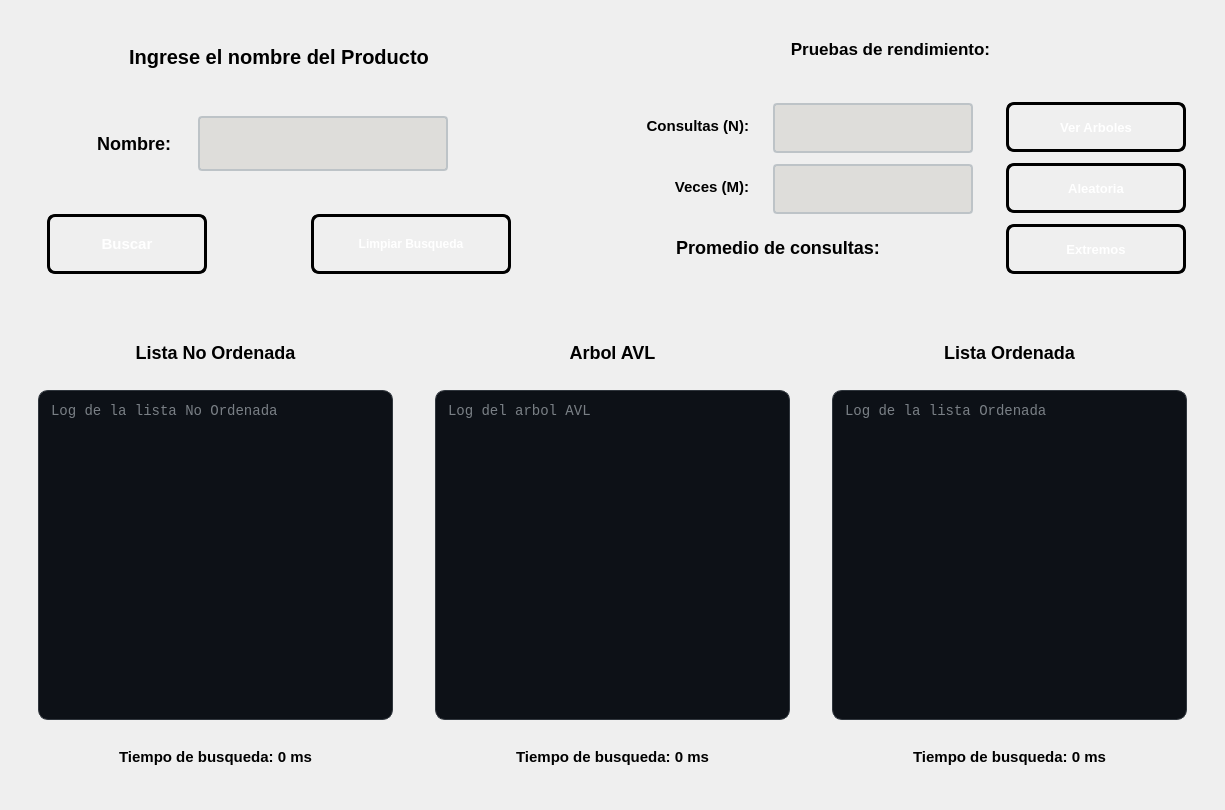
<?xml version="1.0" encoding="UTF-8"?>
<ui version="4.0">
 <class>PantallaBuscarPorNombre</class>
 <widget class="QWidget" name="PantallaBuscarPorNombre">
  <property name="geometry">
   <rect>
    <x>0</x>
    <y>0</y>
    <width>1225</width>
    <height>810</height>
   </rect>
  </property>
  <property name="windowTitle">
   <string>Form</string>
  </property>
  <layout class="QVBoxLayout" name="verticalLayout">
   <item>
    <widget class="QWidget" name="widget_3" native="true">
     <property name="minimumSize">
      <size>
       <width>550</width>
       <height>300</height>
      </size>
     </property>
     <layout class="QHBoxLayout" name="horizontalLayout">
      <item>
       <widget class="QWidget" name="widget_2" native="true">
        <property name="minimumSize">
         <size>
          <width>550</width>
          <height>290</height>
         </size>
        </property>
        <property name="maximumSize">
         <size>
          <width>16777215</width>
          <height>290</height>
         </size>
        </property>
        <layout class="QVBoxLayout" name="verticalLayout_2">
         <item>
          <widget class="QLabel" name="labelEntrada">
           <property name="minimumSize">
            <size>
             <width>500</width>
             <height>50</height>
            </size>
           </property>
           <property name="maximumSize">
            <size>
             <width>500</width>
             <height>50</height>
            </size>
           </property>
           <property name="styleSheet">
            <string notr="true">QLabel#labelEntrada {        
 
    color: qlineargradient(x1:0, y1:0, x2:1, y2:1, 
	stop:0 rgb(0, 0, 0), 
	stop:1 rgb(77, 5, 57));

  	 font-size: 20px;
    font-weight: bold;
    font-family: &quot;Segoe UI&quot;, Arial;
    
    background: transparent;
    padding: 2px;
    margin-bottom: 5px;
}

</string>
           </property>
           <property name="text">
            <string>Ingrese el nombre del Producto</string>
           </property>
           <property name="alignment">
            <set>Qt::AlignmentFlag::AlignCenter</set>
           </property>
          </widget>
         </item>
         <item>
          <widget class="QWidget" name="widget_16" native="true">
           <property name="minimumSize">
            <size>
             <width>500</width>
             <height>200</height>
            </size>
           </property>
           <property name="maximumSize">
            <size>
             <width>500</width>
             <height>200</height>
            </size>
           </property>
           <layout class="QVBoxLayout" name="verticalLayout_3">
            <item>
             <widget class="QWidget" name="widget_4" native="true">
              <property name="minimumSize">
               <size>
                <width>500</width>
                <height>90</height>
               </size>
              </property>
              <property name="maximumSize">
               <size>
                <width>500</width>
                <height>90</height>
               </size>
              </property>
              <widget class="QLabel" name="labelNombre">
               <property name="geometry">
                <rect>
                 <x>10</x>
                 <y>10</y>
                 <width>130</width>
                 <height>60</height>
                </rect>
               </property>
               <property name="minimumSize">
                <size>
                 <width>130</width>
                 <height>60</height>
                </size>
               </property>
               <property name="styleSheet">
                <string notr="true">QLabel#labelNombre {        
 
    color: qlineargradient(x1:0, y1:0, x2:1, y2:1, 
	stop:0 rgb(0, 0, 0), 
	stop:1 rgb(8, 2, 48));

  	 font-size: 18px;
    font-weight: bold;
    font-family: &quot;Segoe UI&quot;, Arial;
    
    background: transparent;
    padding: 2px;
    margin-bottom: 5px;
}

</string>
               </property>
               <property name="text">
                <string>Nombre:</string>
               </property>
               <property name="alignment">
                <set>Qt::AlignmentFlag::AlignRight|Qt::AlignmentFlag::AlignTrailing|Qt::AlignmentFlag::AlignVCenter</set>
               </property>
              </widget>
              <widget class="QLineEdit" name="textNombre">
               <property name="geometry">
                <rect>
                 <x>160</x>
                 <y>10</y>
                 <width>250</width>
                 <height>55</height>
                </rect>
               </property>
               <property name="minimumSize">
                <size>
                 <width>250</width>
                 <height>55</height>
                </size>
               </property>
               <property name="styleSheet">
                <string notr="true">QLineEdit#textNombre {
    border: 2px solid #bdc3c7;
    border-radius: 4px;
    padding: 5px 10px;
    background-color: rgb(222, 221, 218);
	font-size: 15px;
    color: black;
    selection-background-color: #3498db;
}

QLineEdit#textNombre:focus {
    border: 2px solid #3498db;
    background-color: #ffffff;
}

QLineEdit#textNombre:disabled {
    background-color: rgba(0, 0, 0, 50);
    color: rgba(255, 255, 255, 60);      
    border: 1px dashed rgba(255, 255, 255, 30); 
}</string>
               </property>
              </widget>
             </widget>
            </item>
            <item>
             <widget class="QWidget" name="widget_6" native="true">
              <property name="minimumSize">
               <size>
                <width>200</width>
                <height>80</height>
               </size>
              </property>
              <property name="maximumSize">
               <size>
                <width>500</width>
                <height>80</height>
               </size>
              </property>
              <layout class="QHBoxLayout" name="horizontalLayout_3">
               <item>
                <widget class="QPushButton" name="btnBuscar">
                 <property name="minimumSize">
                  <size>
                   <width>160</width>
                   <height>60</height>
                  </size>
                 </property>
                 <property name="maximumSize">
                  <size>
                   <width>160</width>
                   <height>60</height>
                  </size>
                 </property>
                 <property name="styleSheet">
                  <string notr="true">QPushButton#btnBuscar {
    background-color: qlineargradient(spread:pad, x1:0, y1:0, x2:1, y2:1, 
                        stop:0 rgb(50, 143, 42), 
                        stop:1 rgb(255, 163, 72));
    
    border: 3px solid black;
    border-radius: 8px;
    
    color: white;
    font-family: &quot;Arial Black&quot;, Gadget, sans-serif;
    font-size: 15px;
    font-weight: bold;
    text-transform: uppercase;
    
    padding: 10px 25px;
}

QPushButton#btnBuscar:hover {
    background-color: qlineargradient(spread:pad, x1:0, y1:0, x2:1, y2:1, 
                        stop:0 rgb(77, 5, 57), 
                        stop:1 rgb(143, 240, 164));
    border-color: #f1c40f;
}


QPushButton#btnBuscar:pressed {
    background-color: #2c3e50;
    padding-top: 12px;
    padding-left: 27px;
}</string>
                 </property>
                 <property name="text">
                  <string>Buscar</string>
                 </property>
                </widget>
               </item>
               <item>
                <widget class="QWidget" name="widget_12" native="true">
                 <property name="minimumSize">
                  <size>
                   <width>60</width>
                   <height>60</height>
                  </size>
                 </property>
                 <property name="maximumSize">
                  <size>
                   <width>500</width>
                   <height>60</height>
                  </size>
                 </property>
                </widget>
               </item>
               <item>
                <widget class="QPushButton" name="btnLimpiar">
                 <property name="minimumSize">
                  <size>
                   <width>200</width>
                   <height>60</height>
                  </size>
                 </property>
                 <property name="maximumSize">
                  <size>
                   <width>200</width>
                   <height>60</height>
                  </size>
                 </property>
                 <property name="styleSheet">
                  <string notr="true">QPushButton#btnLimpiar {
    background-color: qlineargradient(spread:pad, x1:0, y1:0, x2:1, y2:1, 
                        stop:0 rgb(198, 70, 0), 
                        stop:1 rgb(192, 97, 203));
    
    border: 3px solid black;
    border-radius: 8px;
    
    color: white;
    font-family: &quot;Arial Black&quot;, Gadget, sans-serif;
    font-size: 12px;
    font-weight: bold;
    text-transform: uppercase;
    
    padding: 10px 25px;
}

QPushButton#btnLimpiar:hover {
    background-color: qlineargradient(spread:pad, x1:0, y1:0, x2:1, y2:1, 
                        stop:0 rgb(77, 5, 57), 
                        stop:1 rgb(143, 240, 164));
    border-color: #f1c40f;
}


QPushButton#btnLimpiar:pressed {
    background-color: #2c3e50;
    padding-top: 12px;
    padding-left: 27px;
}</string>
                 </property>
                 <property name="text">
                  <string>Limpiar Busqueda</string>
                 </property>
                </widget>
               </item>
              </layout>
             </widget>
            </item>
           </layout>
          </widget>
         </item>
        </layout>
       </widget>
      </item>
      <item>
       <widget class="QWidget" name="widget_5" native="true">
        <property name="minimumSize">
         <size>
          <width>550</width>
          <height>290</height>
         </size>
        </property>
        <property name="maximumSize">
         <size>
          <width>16777215</width>
          <height>290</height>
         </size>
        </property>
        <layout class="QVBoxLayout" name="verticalLayout_4">
         <item>
          <widget class="QLabel" name="labelPruebas">
           <property name="minimumSize">
            <size>
             <width>550</width>
             <height>40</height>
            </size>
           </property>
           <property name="maximumSize">
            <size>
             <width>16777215</width>
             <height>40</height>
            </size>
           </property>
           <property name="styleSheet">
            <string notr="true">QLabel#labelPruebas {        
 
    color: qlineargradient(x1:0, y1:0, x2:1, y2:1, 
	stop:0 rgb(0, 0, 0), 
	stop:1 rgb(77, 5, 57));

  	 font-size: 17px;
    font-weight: bold;
    font-family: &quot;Segoe UI&quot;, Arial;
    
    background: transparent;
    padding: 2px;
    margin-bottom: 5px;
}

</string>
           </property>
           <property name="text">
            <string>Pruebas de rendimiento:</string>
           </property>
           <property name="alignment">
            <set>Qt::AlignmentFlag::AlignCenter</set>
           </property>
          </widget>
         </item>
         <item>
          <widget class="QWidget" name="widget_7" native="true">
           <property name="minimumSize">
            <size>
             <width>500</width>
             <height>220</height>
            </size>
           </property>
           <property name="maximumSize">
            <size>
             <width>16777215</width>
             <height>220</height>
            </size>
           </property>
           <layout class="QHBoxLayout" name="horizontalLayout_5">
            <item>
             <widget class="QWidget" name="widget_8" native="true">
              <property name="minimumSize">
               <size>
                <width>400</width>
                <height>190</height>
               </size>
              </property>
              <property name="maximumSize">
               <size>
                <width>16777215</width>
                <height>200</height>
               </size>
              </property>
              <layout class="QVBoxLayout" name="verticalLayout_8">
               <item>
                <layout class="QHBoxLayout" name="horizontalLayout_7">
                 <item>
                  <widget class="QLabel" name="labelConsultas">
                   <property name="minimumSize">
                    <size>
                     <width>140</width>
                     <height>50</height>
                    </size>
                   </property>
                   <property name="maximumSize">
                    <size>
                     <width>140</width>
                     <height>50</height>
                    </size>
                   </property>
                   <property name="styleSheet">
                    <string notr="true">QLabel#labelConsultas {        
 
    color: qlineargradient(x1:0, y1:0, x2:1, y2:1, 
	stop:0 rgb(0, 0, 0), 
	stop:1 rgb(8, 2, 48));

  	 font-size: 15px;
    font-weight: bold;
    font-family: &quot;Segoe UI&quot;, Arial;
    
    background: transparent;
    padding: 2px;
    margin-bottom: 5px;
}

</string>
                   </property>
                   <property name="text">
                    <string>Consultas (N):</string>
                   </property>
                   <property name="alignment">
                    <set>Qt::AlignmentFlag::AlignRight|Qt::AlignmentFlag::AlignTrailing|Qt::AlignmentFlag::AlignVCenter</set>
                   </property>
                  </widget>
                 </item>
                 <item>
                  <widget class="QLineEdit" name="textConsulta">
                   <property name="minimumSize">
                    <size>
                     <width>200</width>
                     <height>50</height>
                    </size>
                   </property>
                   <property name="maximumSize">
                    <size>
                     <width>200</width>
                     <height>50</height>
                    </size>
                   </property>
                   <property name="styleSheet">
                    <string notr="true">QLineEdit#textConsulta {
    border: 2px solid #bdc3c7;
    border-radius: 4px;
    padding: 5px 10px;
    background-color: rgb(222, 221, 218);
	font-size: 15px;
    color: black;
    selection-background-color: #3498db;
}

QLineEdit#textConsulta:focus {
    border: 2px solid #3498db;
    background-color: #ffffff;
}

QLineEdit#textConsulta:disabled {
    background-color: rgba(0, 0, 0, 50);
    color: rgba(255, 255, 255, 60);      
    border: 1px dashed rgba(255, 255, 255, 30); 
}</string>
                   </property>
                  </widget>
                 </item>
                </layout>
               </item>
               <item>
                <layout class="QHBoxLayout" name="horizontalLayout_6">
                 <item>
                  <widget class="QLabel" name="labelVeces">
                   <property name="minimumSize">
                    <size>
                     <width>140</width>
                     <height>50</height>
                    </size>
                   </property>
                   <property name="maximumSize">
                    <size>
                     <width>140</width>
                     <height>50</height>
                    </size>
                   </property>
                   <property name="styleSheet">
                    <string notr="true">QLabel#labelVeces {        
 
    color: qlineargradient(x1:0, y1:0, x2:1, y2:1, 
	stop:0 rgb(0, 0, 0), 
	stop:1 rgb(8, 2, 48));

  	 font-size: 15px;
    font-weight: bold;
    font-family: &quot;Segoe UI&quot;, Arial;
    
    background: transparent;
    padding: 2px;
    margin-bottom: 5px;
}

</string>
                   </property>
                   <property name="text">
                    <string>Veces (M):</string>
                   </property>
                   <property name="alignment">
                    <set>Qt::AlignmentFlag::AlignRight|Qt::AlignmentFlag::AlignTrailing|Qt::AlignmentFlag::AlignVCenter</set>
                   </property>
                  </widget>
                 </item>
                 <item>
                  <widget class="QLineEdit" name="textVeces">
                   <property name="minimumSize">
                    <size>
                     <width>200</width>
                     <height>50</height>
                    </size>
                   </property>
                   <property name="maximumSize">
                    <size>
                     <width>200</width>
                     <height>50</height>
                    </size>
                   </property>
                   <property name="styleSheet">
                    <string notr="true">QLineEdit#textVeces {
    border: 2px solid #bdc3c7;
    border-radius: 4px;
    padding: 5px 10px;
    background-color: rgb(222, 221, 218);
	font-size: 15px;
    color: black;
    selection-background-color: #3498db;
}

QLineEdit#textVeces:focus {
    border: 2px solid #3498db;
    background-color: #ffffff;
}

QLineEdit#textVeces:disabled {
    background-color: rgba(0, 0, 0, 50);
    color: rgba(255, 255, 255, 60);      
    border: 1px dashed rgba(255, 255, 255, 30); 
}</string>
                   </property>
                  </widget>
                 </item>
                </layout>
               </item>
               <item>
                <widget class="QLabel" name="labelPromedio">
                 <property name="minimumSize">
                  <size>
                   <width>350</width>
                   <height>50</height>
                  </size>
                 </property>
                 <property name="maximumSize">
                  <size>
                   <width>350</width>
                   <height>50</height>
                  </size>
                 </property>
                 <property name="styleSheet">
                  <string notr="true">QLabel#labelPromedio {        
 
    color: qlineargradient(x1:0, y1:0, x2:1, y2:1, 
	stop:0 rgb(0, 0, 0), 
	stop:1 rgb(8, 2, 48));

  	 font-size: 18px;
    font-weight: bold;
    font-family: &quot;Segoe UI&quot;, Arial;
    
    background: transparent;
    padding: 2px;
    margin-bottom: 5px;
}

</string>
                 </property>
                 <property name="text">
                  <string>Promedio de consultas:</string>
                 </property>
                 <property name="alignment">
                  <set>Qt::AlignmentFlag::AlignCenter</set>
                 </property>
                </widget>
               </item>
              </layout>
             </widget>
            </item>
            <item>
             <widget class="QWidget" name="widget_13" native="true">
              <property name="minimumSize">
               <size>
                <width>190</width>
                <height>190</height>
               </size>
              </property>
              <property name="maximumSize">
               <size>
                <width>200</width>
                <height>16777215</height>
               </size>
              </property>
              <layout class="QVBoxLayout" name="verticalLayout_9">
               <item>
                <widget class="QPushButton" name="btnVerArboles">
                 <property name="minimumSize">
                  <size>
                   <width>180</width>
                   <height>50</height>
                  </size>
                 </property>
                 <property name="maximumSize">
                  <size>
                   <width>180</width>
                   <height>50</height>
                  </size>
                 </property>
                 <property name="styleSheet">
                  <string notr="true">QPushButton#btnVerArboles {
    background-color: qlineargradient(spread:pad, x1:0, y1:0, x2:1, y2:1, 
                        stop:0 rgb(8, 2, 48), 
                        stop:1 rgb(255, 163, 72));
    
    border: 3px solid black;
    border-radius: 8px;
    
    color: white;
    font-family: &quot;Arial Black&quot;, Gadget, sans-serif;
    font-size: 13px;
    font-weight: bold;
    text-transform: uppercase;
    
    padding: 10px 25px;
}

QPushButton#btnVerArboles:hover {
    background-color: qlineargradient(spread:pad, x1:0, y1:0, x2:1, y2:1, 
                        stop:0 rgb(38, 13, 173), 
                        stop:1 rgb(87, 227, 137));
    border-color: #f1c40f;
}


QPushButton#btnVerArboles:pressed {
    background-color: #2c3e50;
    padding-top: 12px;
    padding-left: 27px;
}</string>
                 </property>
                 <property name="text">
                  <string>Ver Arboles</string>
                 </property>
                </widget>
               </item>
               <item>
                <widget class="QPushButton" name="btnAleatorio">
                 <property name="minimumSize">
                  <size>
                   <width>180</width>
                   <height>50</height>
                  </size>
                 </property>
                 <property name="maximumSize">
                  <size>
                   <width>180</width>
                   <height>50</height>
                  </size>
                 </property>
                 <property name="styleSheet">
                  <string notr="true">QPushButton#btnAleatorio {
    background-color: qlineargradient(spread:pad, x1:0, y1:0, x2:1, y2:1, 
                        stop:0 rgb(255, 120, 0), 
                        stop:1 rgb(38, 162, 105));
    
    border: 3px solid black;
    border-radius: 8px;
    
    color: white;
    font-family: &quot;Arial Black&quot;, Gadget, sans-serif;
    font-size: 13px;
    font-weight: bold;
    text-transform: uppercase;
    
    padding: 10px 25px;
}

QPushButton#btnAleatorio:hover {
    background-color: qlineargradient(spread:pad, x1:0, y1:0, x2:1, y2:1, 
                        stop:0 rgb(77, 5, 57), 
                        stop:1 rgb(143, 240, 164));
    border-color: #f1c40f;
}


QPushButton#btnAleatorio:pressed {
    background-color: #2c3e50;
    padding-top: 12px;
    padding-left: 27px;
}</string>
                 </property>
                 <property name="text">
                  <string>Aleatoria</string>
                 </property>
                </widget>
               </item>
               <item>
                <widget class="QPushButton" name="btnExtremos">
                 <property name="minimumSize">
                  <size>
                   <width>180</width>
                   <height>50</height>
                  </size>
                 </property>
                 <property name="maximumSize">
                  <size>
                   <width>180</width>
                   <height>50</height>
                  </size>
                 </property>
                 <property name="styleSheet">
                  <string notr="true">QPushButton#btnExtremos {
    background-color: qlineargradient(spread:pad, x1:0, y1:0, x2:1, y2:1, 
                        stop:0 rgb(255, 120, 0), 
                        stop:1 rgb(77, 5, 57));
    
    border: 3px solid black;
    border-radius: 8px;
    
    color: white;
    font-family: &quot;Arial Black&quot;, Gadget, sans-serif;
    font-size: 13px;
    font-weight: bold;
    text-transform: uppercase;
    
    padding: 10px 25px;
}

QPushButton#btnExtremos:hover {
    background-color: qlineargradient(spread:pad, x1:0, y1:0, x2:1, y2:1, 
                        stop:0 rgb(77, 5, 57), 
                        stop:1 rgb(143, 240, 164));
    border-color: #f1c40f;
}


QPushButton#btnExtremos:pressed {
    background-color: #2c3e50;
    padding-top: 12px;
    padding-left: 27px;
}</string>
                 </property>
                 <property name="text">
                  <string>Extremos</string>
                 </property>
                </widget>
               </item>
              </layout>
             </widget>
            </item>
           </layout>
          </widget>
         </item>
        </layout>
       </widget>
      </item>
     </layout>
    </widget>
   </item>
   <item>
    <widget class="QWidget" name="widget" native="true">
     <property name="minimumSize">
      <size>
       <width>12</width>
       <height>400</height>
      </size>
     </property>
     <property name="maximumSize">
      <size>
       <width>16777215</width>
       <height>4500</height>
      </size>
     </property>
     <property name="styleSheet">
      <string notr="true"/>
     </property>
     <layout class="QHBoxLayout" name="horizontalLayout_2">
      <item>
       <widget class="QWidget" name="textListaOrdenada_2" native="true">
        <property name="minimumSize">
         <size>
          <width>290</width>
          <height>260</height>
         </size>
        </property>
        <layout class="QVBoxLayout" name="verticalLayout_6">
         <item>
          <widget class="QLabel" name="labelListaNoOrdenada">
           <property name="minimumSize">
            <size>
             <width>150</width>
             <height>40</height>
            </size>
           </property>
           <property name="maximumSize">
            <size>
             <width>16777215</width>
             <height>50</height>
            </size>
           </property>
           <property name="styleSheet">
            <string notr="true">QLabel#labelListaNoOrdenada {        
 
    color: qlineargradient(x1:0, y1:0, x2:1, y2:1, 
	stop:0 rgb(0, 0, 0), 
	stop:1 rgb(77, 5, 57));

  	 font-size: 18px;
    font-weight: bold;
    font-family: &quot;Segoe UI&quot;, Arial;
    
    background: transparent;
    padding: 2px;
    margin-bottom: 5px;
}

</string>
           </property>
           <property name="text">
            <string>Lista No Ordenada</string>
           </property>
           <property name="alignment">
            <set>Qt::AlignmentFlag::AlignCenter</set>
           </property>
          </widget>
         </item>
         <item>
          <widget class="QWidget" name="widget_9" native="true">
           <property name="minimumSize">
            <size>
             <width>0</width>
             <height>420</height>
            </size>
           </property>
           <property name="maximumSize">
            <size>
             <width>16777215</width>
             <height>400</height>
            </size>
           </property>
           <layout class="QVBoxLayout" name="verticalLayout_13">
            <item>
             <widget class="QTextEdit" name="textListaNoOrdenada">
              <property name="minimumSize">
               <size>
                <width>150</width>
                <height>330</height>
               </size>
              </property>
              <property name="maximumSize">
               <size>
                <width>16777215</width>
                <height>330</height>
               </size>
              </property>
              <property name="styleSheet">
               <string notr="true">QTextEdit#textListaNoOrdenada{
    background-color: #0D1117;   
    color: #E6EDF3;               
    border: 1px solid #30363D;     
    border-radius: 10px;          
    padding: 8px;
    font-family: Consolas, monospace;
    font-size: 14px;
}</string>
              </property>
              <property name="placeholderText">
               <string>Log de la lista No Ordenada</string>
              </property>
             </widget>
            </item>
            <item>
             <widget class="QLabel" name="labelTiempoNoOrdenada">
              <property name="minimumSize">
               <size>
                <width>250</width>
                <height>50</height>
               </size>
              </property>
              <property name="styleSheet">
               <string notr="true">QLabel#labelTiempoNoOrdenada {        
 
    color: qlineargradient(x1:0, y1:0, x2:1, y2:1, 
	stop:0 rgb(0, 0, 0), 
	stop:1 rgb(8, 2, 48));

  	 font-size: 15px;
    font-weight: bold;
    font-family: &quot;Segoe UI&quot;, Arial;
    
    background: transparent;
    padding: 2px;
    margin-bottom: 5px;
}

</string>
              </property>
              <property name="text">
               <string>Tiempo de busqueda: 0 ms</string>
              </property>
              <property name="alignment">
               <set>Qt::AlignmentFlag::AlignCenter</set>
              </property>
             </widget>
            </item>
           </layout>
          </widget>
         </item>
        </layout>
       </widget>
      </item>
      <item>
       <widget class="QWidget" name="widget_content_3" native="true">
        <property name="minimumSize">
         <size>
          <width>290</width>
          <height>400</height>
         </size>
        </property>
        <layout class="QVBoxLayout" name="verticalLayout_5">
         <item>
          <widget class="QLabel" name="labelArbolAvl">
           <property name="minimumSize">
            <size>
             <width>150</width>
             <height>40</height>
            </size>
           </property>
           <property name="maximumSize">
            <size>
             <width>16777215</width>
             <height>50</height>
            </size>
           </property>
           <property name="styleSheet">
            <string notr="true">QLabel#labelArbolAvl {        
 
    color: qlineargradient(x1:0, y1:0, x2:1, y2:1, 
	stop:0 rgb(0, 0, 0), 
	stop:1 rgb(77, 5, 57));

  	 font-size: 18px;
    font-weight: bold;
    font-family: &quot;Segoe UI&quot;, Arial;
    
    background: transparent;
    padding: 2px;
    margin-bottom: 5px;
}

</string>
           </property>
           <property name="text">
            <string>Arbol AVL</string>
           </property>
           <property name="alignment">
            <set>Qt::AlignmentFlag::AlignCenter</set>
           </property>
          </widget>
         </item>
         <item>
          <widget class="QWidget" name="widget_10" native="true">
           <property name="minimumSize">
            <size>
             <width>0</width>
             <height>420</height>
            </size>
           </property>
           <property name="maximumSize">
            <size>
             <width>16777215</width>
             <height>400</height>
            </size>
           </property>
           <layout class="QVBoxLayout" name="verticalLayout_14">
            <item>
             <widget class="QTextEdit" name="textArbolAvl">
              <property name="minimumSize">
               <size>
                <width>260</width>
                <height>330</height>
               </size>
              </property>
              <property name="maximumSize">
               <size>
                <width>16777215</width>
                <height>330</height>
               </size>
              </property>
              <property name="styleSheet">
               <string notr="true">QTextEdit#textArbolAvl{
    background-color: #0D1117;   
    color: #E6EDF3;               
    border: 1px solid #30363D;     
    border-radius: 10px;          
    padding: 8px;
    font-family: Consolas, monospace;
    font-size: 14px;
}</string>
              </property>
              <property name="placeholderText">
               <string>Log del arbol AVL</string>
              </property>
             </widget>
            </item>
            <item>
             <widget class="QLabel" name="labelTiempoAvl">
              <property name="minimumSize">
               <size>
                <width>250</width>
                <height>50</height>
               </size>
              </property>
              <property name="styleSheet">
               <string notr="true">QLabel#labelTiempoAvl {        
 
    color: qlineargradient(x1:0, y1:0, x2:1, y2:1, 
	stop:0 rgb(0, 0, 0), 
	stop:1 rgb(8, 2, 48));

  	 font-size: 15px;
    font-weight: bold;
    font-family: &quot;Segoe UI&quot;, Arial;
    
    background: transparent;
    padding: 2px;
    margin-bottom: 5px;
}

</string>
              </property>
              <property name="text">
               <string>Tiempo de busqueda: 0 ms</string>
              </property>
              <property name="alignment">
               <set>Qt::AlignmentFlag::AlignCenter</set>
              </property>
             </widget>
            </item>
           </layout>
          </widget>
         </item>
        </layout>
       </widget>
      </item>
      <item>
       <widget class="QWidget" name="widget_content_4" native="true">
        <property name="minimumSize">
         <size>
          <width>290</width>
          <height>260</height>
         </size>
        </property>
        <layout class="QVBoxLayout" name="verticalLayout_7">
         <item>
          <widget class="QLabel" name="labelListaOrdenada">
           <property name="minimumSize">
            <size>
             <width>150</width>
             <height>40</height>
            </size>
           </property>
           <property name="maximumSize">
            <size>
             <width>16777215</width>
             <height>50</height>
            </size>
           </property>
           <property name="styleSheet">
            <string notr="true">QLabel#labelListaOrdenada {        
 
    color: qlineargradient(x1:0, y1:0, x2:1, y2:1, 
	stop:0 rgb(0, 0, 0), 
	stop:1 rgb(77, 5, 57));

  	 font-size: 18px;
    font-weight: bold;
    font-family: &quot;Segoe UI&quot;, Arial;
    
    background: transparent;
    padding: 2px;
    margin-bottom: 5px;
}

</string>
           </property>
           <property name="text">
            <string>Lista Ordenada</string>
           </property>
           <property name="alignment">
            <set>Qt::AlignmentFlag::AlignCenter</set>
           </property>
          </widget>
         </item>
         <item>
          <widget class="QWidget" name="widget_11" native="true">
           <property name="minimumSize">
            <size>
             <width>0</width>
             <height>420</height>
            </size>
           </property>
           <property name="maximumSize">
            <size>
             <width>16777215</width>
             <height>400</height>
            </size>
           </property>
           <layout class="QVBoxLayout" name="verticalLayout_15">
            <item>
             <widget class="QTextEdit" name="textListaOrdenada">
              <property name="minimumSize">
               <size>
                <width>260</width>
                <height>330</height>
               </size>
              </property>
              <property name="maximumSize">
               <size>
                <width>16777215</width>
                <height>330</height>
               </size>
              </property>
              <property name="styleSheet">
               <string notr="true">QTextEdit#textListaOrdenada{
    background-color: #0D1117;   
    color: #E6EDF3;               
    border: 1px solid #30363D;     
    border-radius: 10px;          
    padding: 8px;
    font-family: Consolas, monospace;
    font-size: 14px;
}</string>
              </property>
              <property name="placeholderText">
               <string>Log de la lista Ordenada</string>
              </property>
             </widget>
            </item>
            <item>
             <widget class="QLabel" name="labelTiempoOrdenada">
              <property name="minimumSize">
               <size>
                <width>250</width>
                <height>50</height>
               </size>
              </property>
              <property name="styleSheet">
               <string notr="true">QLabel#labelTiempoOrdenada {        
 
    color: qlineargradient(x1:0, y1:0, x2:1, y2:1, 
	stop:0 rgb(0, 0, 0), 
	stop:1 rgb(8, 2, 48));

  	 font-size: 15px;
    font-weight: bold;
    font-family: &quot;Segoe UI&quot;, Arial;
    
    background: transparent;
    padding: 2px;
    margin-bottom: 5px;
}

</string>
              </property>
              <property name="text">
               <string>Tiempo de busqueda: 0 ms</string>
              </property>
              <property name="alignment">
               <set>Qt::AlignmentFlag::AlignCenter</set>
              </property>
             </widget>
            </item>
           </layout>
          </widget>
         </item>
        </layout>
       </widget>
      </item>
     </layout>
    </widget>
   </item>
  </layout>
 </widget>
 <resources/>
 <connections/>
</ui>
